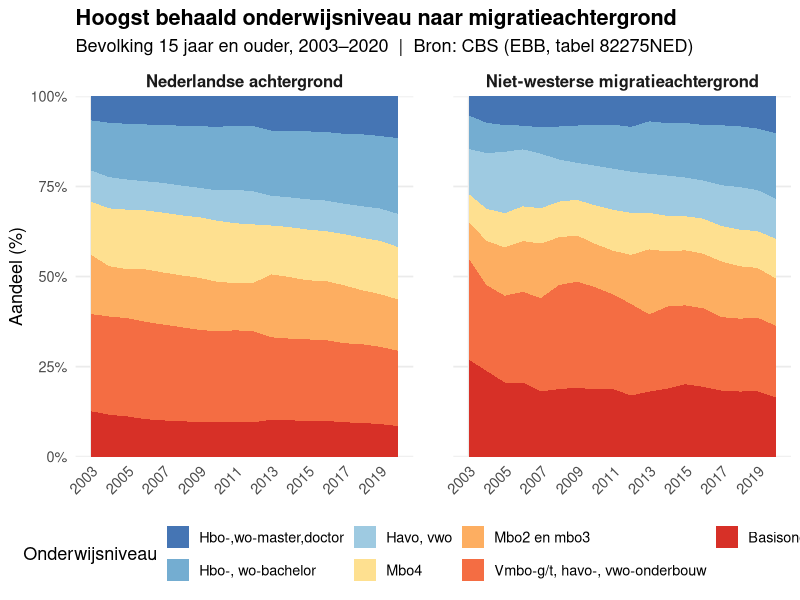

The R source for this figure:
## ---- chunk 1
#install.packages("tidyverse")
#install.packages("yaml")
#install.packages("rmarkdown")
#install.packages("readxl")

## ---- chunk 2
require(tidyverse)
require(rmarkdown)
require(yaml)
library(readxl)
## ---- chunk 3
edu_mig_dataset <-read.csv("data/Jaar_bevolking_migratie_achtergrond.csv", sep=";")
reg_mig_dataset <- read_xlsx("data/Ranglijst van de migratieachtergrond van inwoners per provincie in Nederland.xlsx")
reg_edu_dataset <- read_xlsx("data/Regionale_kerncijfers_Nederland_04062026_120418.xlsx")
## ---- chunk 4
summary(edu_mig_dataset)
## ---- chunk 5
summary(reg_mig_dataset)
## ---- chunk 6
summary(reg_edu_dataset)
## ---- chunk 7
edu_mig_dataset <-read.csv("data/Jaar_bevolking_migratie_achtergrond.csv", sep=";")
edu_mig_dataset$Geslacht <-replace(edu_mig_dataset$Geslacht,edu_mig_dataset$Geslacht == "T001038", "totaal mannen en vrouwen")


edu_mig_dataset$Leeftijd <- replace(edu_mig_dataset$Leeftijd, str_detect(edu_mig_dataset$Leeftijd, "20150",), "15 jaar of ouder")
edu_mig_dataset$Leeftijd <- replace(edu_mig_dataset$Leeftijd,edu_mig_dataset$Leeftijd=="21600", "75 jaar of ouder")
edu_mig_dataset$Leeftijd <- replace(edu_mig_dataset$Leeftijd,edu_mig_dataset$Leeftijd=="52052","15 tot 75 jaar")
edu_mig_dataset$Leeftijd <- replace(edu_mig_dataset$Leeftijd,edu_mig_dataset$Leeftijd=="53050","15 tot 25 jaar")
edu_mig_dataset$Leeftijd <- replace(edu_mig_dataset$Leeftijd,edu_mig_dataset$Leeftijd== "53500","25 tot 35 jaar")
edu_mig_dataset$Leeftijd <- replace(edu_mig_dataset$Leeftijd,edu_mig_dataset$Leeftijd== "53700", "35 tot 45 jaar")
edu_mig_dataset$Leeftijd <- replace(edu_mig_dataset$Leeftijd,edu_mig_dataset$Leeftijd== "53800", "45 tot 55 jaar")
edu_mig_dataset$Leeftijd <- replace(edu_mig_dataset$Leeftijd,edu_mig_dataset$Leeftijd=="53900","55 tot 65 jaar")
edu_mig_dataset$Leeftijd <- replace(edu_mig_dataset$Leeftijd,edu_mig_dataset$Leeftijd=="53925","65 to 75 jaar")

edu_mig_dataset$Migratieachtergrond <- replace(edu_mig_dataset$Migratieachtergrond,edu_mig_dataset$Migratieachtergrond== "1012600", "Nederlandse achtergrond")
edu_mig_dataset$Migratieachtergrond <- replace(edu_mig_dataset$Migratieachtergrond,edu_mig_dataset$Migratieachtergrond== "2012605","Met migratieachtergrond")
edu_mig_dataset$Migratieachtergrond <- replace(edu_mig_dataset$Migratieachtergrond,edu_mig_dataset$Migratieachtergrond=="2012655","Westerse migratieachtergrond")
edu_mig_dataset$Migratieachtergrond<- replace(edu_mig_dataset$Migratieachtergrond, edu_mig_dataset$Migratieachtergrond== "2012657","Niet-westerse migratieachtergrond")
edu_mig_dataset$Migratieachtergrond<- replace(edu_mig_dataset$Migratieachtergrond,edu_mig_dataset$Migratieachtergrond=="2012659","onbekende migratieachtergrond")
edu_mig_dataset$Migratieachtergrond<- replace(edu_mig_dataset$Migratieachtergrond,edu_mig_dataset$Migratieachtergrond=="T001040","Totaal")
edu_mig_dataset$Migratieachtergrond<- replace(edu_mig_dataset$Migratieachtergrond,edu_mig_dataset$Migratieachtergrond=="H008673","Marokko")
edu_mig_dataset$Migratieachtergrond<- replace(edu_mig_dataset$Migratieachtergrond,edu_mig_dataset$Migratieachtergrond=="H008766","Turkije")
edu_mig_dataset$Migratieachtergrond<- replace(edu_mig_dataset$Migratieachtergrond,edu_mig_dataset$Migratieachtergrond=="H008751", "Suriname")
edu_mig_dataset$Migratieachtergrond<- replace(edu_mig_dataset$Migratieachtergrond,edu_mig_dataset$Migratieachtergrond=="H007119","(voormalige) Nederlandse Antillen, Aruba")
edu_mig_dataset$Migratieachtergrond<- replace(edu_mig_dataset$Migratieachtergrond,edu_mig_dataset$Migratieachtergrond== "A008187","Overige niet-westerse migratieachgergrond ")

edu_mig_dataset$Perioden<- replace(edu_mig_dataset$Perioden,edu_mig_dataset$Perioden=="2003JJ00","2003")
edu_mig_dataset$Perioden<- replace(edu_mig_dataset$Perioden,edu_mig_dataset$Perioden=="2004JJ00","2004")
edu_mig_dataset$Perioden<- replace(edu_mig_dataset$Perioden,edu_mig_dataset$Perioden=="2005JJ00","2005")
edu_mig_dataset$Perioden<- replace(edu_mig_dataset$Perioden,edu_mig_dataset$Perioden=="2006JJ00","2006")
edu_mig_dataset$Perioden<- replace(edu_mig_dataset$Perioden,edu_mig_dataset$Perioden=="2007JJ00","2007")
edu_mig_dataset$Perioden<- replace(edu_mig_dataset$Perioden,edu_mig_dataset$Perioden=="2008JJ00","2008")
edu_mig_dataset$Perioden<- replace(edu_mig_dataset$Perioden,edu_mig_dataset$Perioden=="2009JJ00","2009")
edu_mig_dataset$Perioden<- replace(edu_mig_dataset$Perioden,edu_mig_dataset$Perioden=="2010JJ00","2010")
edu_mig_dataset$Perioden<- replace(edu_mig_dataset$Perioden,edu_mig_dataset$Perioden=="2011JJ00","2011")
edu_mig_dataset$Perioden<- replace(edu_mig_dataset$Perioden,edu_mig_dataset$Perioden=="2012JJ00","2012")
edu_mig_dataset$Perioden<- replace(edu_mig_dataset$Perioden, edu_mig_dataset$Perioden=="2013JJ00","2013")
edu_mig_dataset$Perioden<- replace(edu_mig_dataset$Perioden,edu_mig_dataset$Perioden=="2014JJ00","2014")
edu_mig_dataset$Perioden<-replace(edu_mig_dataset$Perioden,edu_mig_dataset$Perioden=="2015JJ00","2015")
edu_mig_dataset$Perioden<-replace(edu_mig_dataset$Perioden,edu_mig_dataset$Perioden=="2016JJ00","2016")
edu_mig_dataset$Perioden<- replace(edu_mig_dataset$Perioden,edu_mig_dataset$Perioden=="2017JJ00","2017")
edu_mig_dataset$Perioden<- replace(edu_mig_dataset$Perioden,edu_mig_dataset$Perioden=="2018JJ00","2018")
edu_mig_dataset$Perioden<- replace(edu_mig_dataset$Perioden,edu_mig_dataset$Perioden=="2019JJ00","2019")
edu_mig_dataset$Perioden<- replace(edu_mig_dataset$Perioden,edu_mig_dataset$Perioden=="2020JJ00","2020")

edu_mig_dataset$HoogstBehaaldOnderwijsniveau<-replace(edu_mig_dataset$HoogstBehaaldOnderwijsniveau,edu_mig_dataset$HoogstBehaaldOnderwijsniveau=="2018710","Basisonderwijs")
edu_mig_dataset$HoogstBehaaldOnderwijsniveau<- replace(edu_mig_dataset$HoogstBehaaldOnderwijsniveau,
                                                       edu_mig_dataset$HoogstBehaaldOnderwijsniveau=="2018720",
                                                       "Vmbo-g/t, havo-, vwo-onderbouw")
edu_mig_dataset$HoogstBehaaldOnderwijsniveau<-replace(edu_mig_dataset$HoogstBehaaldOnderwijsniveau,
                                                      edu_mig_dataset$HoogstBehaaldOnderwijsniveau=="2018760",
                                                      "Mbo2 en mbo3")
edu_mig_dataset$HoogstBehaaldOnderwijsniveau<-replace(edu_mig_dataset$HoogstBehaaldOnderwijsniveau,
                                                      edu_mig_dataset$HoogstBehaaldOnderwijsniveau=="2018770",
                                                      "Mbo4")
edu_mig_dataset$HoogstBehaaldOnderwijsniveau<-replace(edu_mig_dataset$HoogstBehaaldOnderwijsniveau,
                                                      edu_mig_dataset$HoogstBehaaldOnderwijsniveau=="2018780",
                                                      "Havo, vwo")
edu_mig_dataset$HoogstBehaaldOnderwijsniveau<-replace(edu_mig_dataset$HoogstBehaaldOnderwijsniveau,
                                                      edu_mig_dataset$HoogstBehaaldOnderwijsniveau=="2018800",
                                                      "Hbo-, wo-bachelor")
edu_mig_dataset$HoogstBehaaldOnderwijsniveau<-replace(edu_mig_dataset$HoogstBehaaldOnderwijsniveau,
                                                      edu_mig_dataset$HoogstBehaaldOnderwijsniveau=="2018810",
                                                      "Hbo-,wo-master,doctor")


## ---- chunk 8
edu_mig_dataset_cl <- edu_mig_dataset %>% filter(Migratieachtergrond == "Totaal" | Migratieachtergrond == "Nederlandse achtergrond" | Migratieachtergrond == "Niet-westerse migratieachtergrond")
edu_mig_dataset_cl <- edu_mig_dataset_cl %>% select(-Geslacht)
## ---- chunk 9
reg_edu_dataset$`Regio's`<- replace(reg_edu_dataset$`Regio's`, reg_edu_dataset$`Regio's`== "Zeeland (PV)", "Zeeland")
reg_edu_dataset$`Regio's`<- replace(reg_edu_dataset$`Regio's`, reg_edu_dataset$`Regio's`== "Fryslân (PV)", "Friesland")
reg_edu_dataset$`Regio's`<- replace(reg_edu_dataset$`Regio's`, reg_edu_dataset$`Regio's`== "Drenthe (PV)", "Drenthe")
reg_edu_dataset$`Regio's`<- replace(reg_edu_dataset$`Regio's`, reg_edu_dataset$`Regio's`== "Flevoland (PV)", "Flevoland")
reg_edu_dataset$`Regio's`<- replace(reg_edu_dataset$`Regio's`, reg_edu_dataset$`Regio's`== "Limburg (PV)", "Limburg")
reg_edu_dataset$`Regio's`<- replace(reg_edu_dataset$`Regio's`, reg_edu_dataset$`Regio's`== "Overijssel (PV)", "Overijssel")
reg_edu_dataset$`Regio's`<- replace(reg_edu_dataset$`Regio's`, reg_edu_dataset$`Regio's`== "Gelderland (PV)", "Gelderland")
reg_edu_dataset$`Regio's`<- replace(reg_edu_dataset$`Regio's`, reg_edu_dataset$`Regio's`== "Groningen (PV)", "Groningen")
reg_edu_dataset$`Regio's`<- replace(reg_edu_dataset$`Regio's`, reg_edu_dataset$`Regio's`== "Noord-Brabant (PV)", "Noord-Brabant")
reg_edu_dataset$`Regio's`<- replace(reg_edu_dataset$`Regio's`, reg_edu_dataset$`Regio's`== "Noord-Holland (PV)", "Noord-Holland")
reg_edu_dataset$`Regio's`<- replace(reg_edu_dataset$`Regio's`, reg_edu_dataset$`Regio's`== "Zuid-Holland (PV)", "Zuid-Holland")
reg_edu_dataset$`Regio's`<- replace(reg_edu_dataset$`Regio's`, reg_edu_dataset$`Regio's`== "Utrecht (PV)", "Utrecht")
## ---- chunk 10
reg_edu_dataset_cl <- reg_edu_dataset %>%
  filter(Perioden > 2023 & Perioden< 2025)
## ---- chunk 11
reg_mig_dataset_cl <- reg_mig_dataset %>% select("% Herkomst Nederland", "% Herkomst buiten Europa")
## ---- chunk 12
new_var_1 <- edu_mig_dataset_cl %>%
  filter(
    Leeftijd            == "15 jaar of ouder",
    Migratieachtergrond %in% c("Nederlandse achtergrond", "Niet-westerse migratieachtergrond")
  ) %>%
  mutate(
    jaar   = as.integer(Perioden),
    niveau = factor(HoogstBehaaldOnderwijsniveau, levels = c(
      "Hbo-,wo-master,doctor",
      "Hbo-, wo-bachelor",
      "Havo, vwo",
      "Mbo4",
      "Mbo2 en mbo3",
      "Vmbo-g/t, havo-, vwo-onderbouw",
      "Basisonderwijs"
    ))
  ) %>%
  group_by(jaar, Migratieachtergrond, niveau) %>%
  summarise(bevolking = sum(Bevolking_1, na.rm = TRUE), .groups = "drop") %>%
  group_by(jaar, Migratieachtergrond) %>%
  mutate(pct = bevolking / sum(bevolking) * 100) %>%
  ungroup()

## ---- chunk 13

## ---- chunk 14

# Bevolking kolom naar numeriek
edu_mig_dataset$Bevolking_1 <- as.numeric(trimws(edu_mig_dataset$Bevolking_1))

# Data voorbereiden
df_plot <- edu_mig_dataset %>%
  filter(
    Leeftijd            == "15 jaar of ouder",
    Migratieachtergrond %in% c("Nederlandse achtergrond", "Niet-westerse migratieachtergrond")
  ) %>%
  mutate(
    jaar   = as.integer(Perioden),
    niveau = factor(HoogstBehaaldOnderwijsniveau, levels = c(
      "Hbo-,wo-master,doctor",
      "Hbo-, wo-bachelor",
      "Havo, vwo",
      "Mbo4",
      "Mbo2 en mbo3",
      "Vmbo-g/t, havo-, vwo-onderbouw",
      "Basisonderwijs"
    ))
  ) %>%
  group_by(jaar, Migratieachtergrond, niveau) %>%
  summarise(bevolking = sum(Bevolking_1, na.rm = TRUE), .groups = "drop") %>%
  group_by(jaar, Migratieachtergrond) %>%
  mutate(pct = bevolking / sum(bevolking) * 100) %>%
  ungroup()

# Kleuren van laag naar hoog
kleuren <- c(
  "Basisonderwijs"                 = "#d73027",
  "Vmbo-g/t, havo-, vwo-onderbouw" = "#f46d43",
  "Mbo2 en mbo3"                   = "#fdae61",
  "Mbo4"                           = "#fee090",
  "Havo, vwo"                      = "#9ecae1",
  "Hbo-, wo-bachelor"              = "#74add1",
  "Hbo-,wo-master,doctor"          = "#4575b4"
)

ggplot(df_plot, aes(x = jaar, y = pct, fill = niveau)) +
  geom_area(stat = "identity", position = "fill", na.rm = TRUE) +
  facet_wrap(~ Migratieachtergrond, ncol = 2) +
  scale_fill_manual(values = kleuren) +
  scale_x_continuous(breaks = seq(2003, 2020, by = 2)) +
  scale_y_continuous(
    labels = scales::percent,
    expand = c(0, 0)
  ) +
  labs(
    title    = "Hoogst behaald onderwijsniveau naar migratieachtergrond",
    subtitle = "Bevolking 15 jaar en ouder, 2003–2020  |  Bron: CBS (EBB, tabel 82275NED)",
    x        = NULL,
    y        = "Aandeel (%)",
    fill     = "Onderwijsniveau"
  ) +
  theme_minimal(base_size = 13) +
  theme(
    legend.position  = "bottom",
    strip.text       = element_text(face = "bold", size = 12),
    axis.text.x      = element_text(angle = 45, hjust = 1),
    panel.grid.minor = element_blank(),
    plot.title       = element_text(face = "bold"),
    panel.spacing    = unit(2, "lines")
  )



## ---- chunk 15

## ---- chunk 16


## ---- chunk 17
